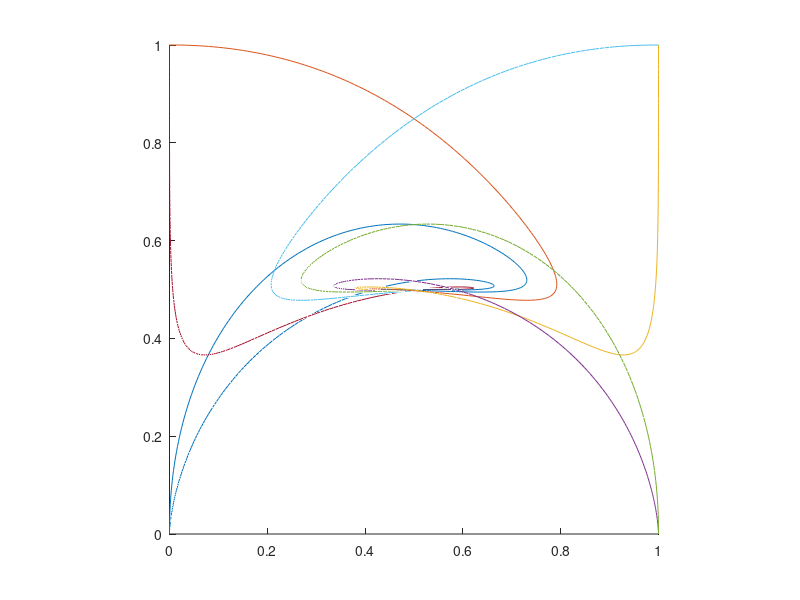

Write MATLAB code to recreate this figure.
time_step = 0.01;
time_span = 2.5;
num_steps = time_span / time_step;

positions  = zeros(3,num_steps,4);
velocities = zeros(3,num_steps,4);

positions(:,1,1) = [0,0,0];
positions(:,1,2) = [0,1,0];
positions(:,1,3) = [1,1,0];
positions(:,1,4) = [1,0,0];
positions(:,1,5) = [1,0,1];
positions(:,1,6) = [1,1,1];
positions(:,1,7) = [0,1,1];
positions(:,1,8) = [0,0,1];

%%Calculate positions matrix
for j = 1:(size(positions,2)-1)

 %Calculate velocities
 for i = 1:7
     velocities(:,j,i) = positions(:,j,i+1) - positions(:,j,i);
     velocities(:,j,i) = velocities(:,j,i)/norm(velocities(:,j,i));
 end
 %The last velocity needs manual calculation, because it wraps
 velocities(:,j,8) = positions(:,j,1) - positions(:,j,8);
 velocities(:,j,8) = velocities(:,j,8)/norm(velocities(:,j,8)); %Make velocities unit vectors

 %Scale velocity to the time_step (i.e. make it a change in position)
 velocities(:,j,:) = velocities(:,j,:) * time_step;

 %Add the velocity*time to the current position to calculate the next
 %position
 positions(:,j+1,:) = positions(:,j,:) + velocities(:,j,:);
end

hold on
for i = 1:8  
plot3(positions(1,:,i),positions(2,:,i),positions(3,:,i));
end
axis equal
axis([0,1,0,1,0,1]);